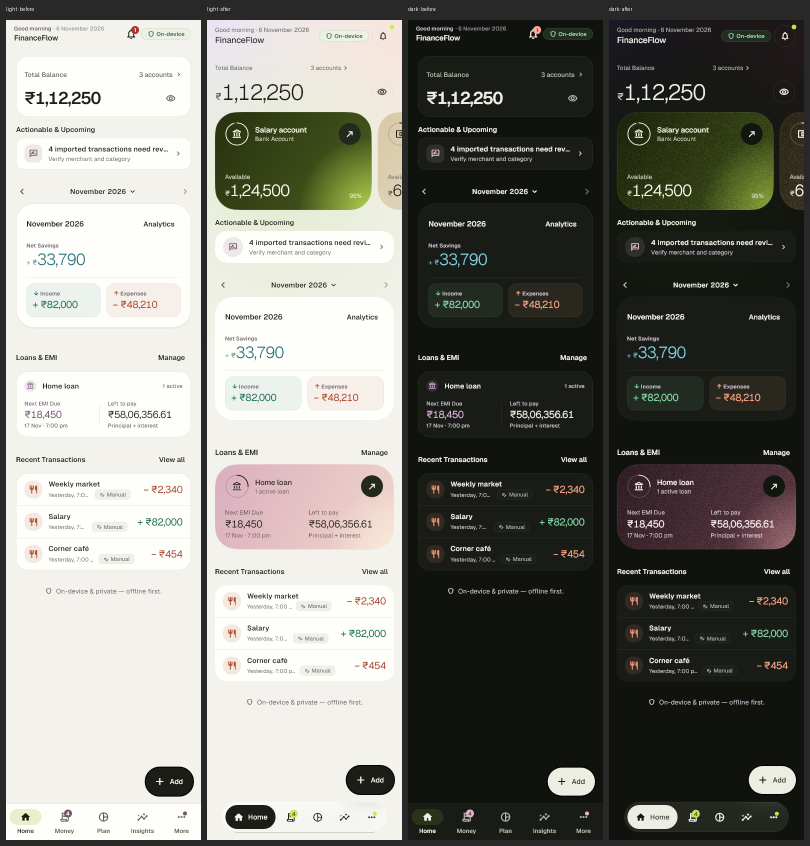
#> input picture docs/design-system/screenshots/ds-b4/home.png, 1620 x 1692 px, found by its file name (shown at 1/2 size)
$ python compose_b13.py
#> lines starting #> are read from the running program, lines starting #| are printed output that depends on the picture
"""Compose before/after screenshot comparisons for DS-B13 (Home Screen Header Redesign in Stillwater Bloom)."""
import os
from PIL import Image, ImageDraw

def main():
    repo = os.getcwd()
    goldens = os.path.join(repo, "tool", "screenshots", "goldens")
    out_dir = os.path.join(repo, "docs", "design-system", "screenshots", "ds-b13")
    os.makedirs(out_dir, exist_ok=True)

    b4_sheet = Image.open(os.path.join(repo, "docs", "design-system", "screenshots", "ds-b4", "home.png"))
#> b4_sheet is the input picture: PIL image 1620x1692 RGB; mean R, G, B 126, 125.8, 119.3
    w, h = 390, 1640
    pad, head = 12, 28

    # In ds-b4/home.png: tile 1 was light, tile 3 was dark
    x_b4_light = pad + 1 * (w + pad)
    x_b4_dark = pad + 3 * (w + pad)
    y_content = pad + head

    before_light = b4_sheet.crop((x_b4_light, y_content, x_b4_light + w, y_content + h))
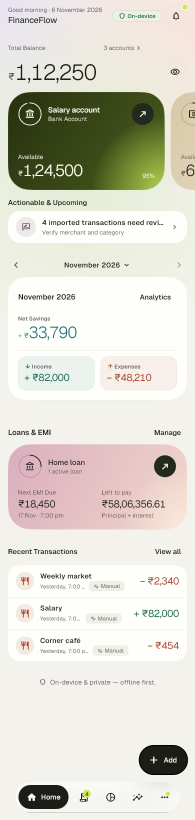
#> before_light: PIL image 390x1640 RGB (shown at 1/2 size); mean R, G, B 219.1, 216.6, 206.4
    before_dark = b4_sheet.crop((x_b4_dark, y_content, x_b4_dark + w, y_content + h))
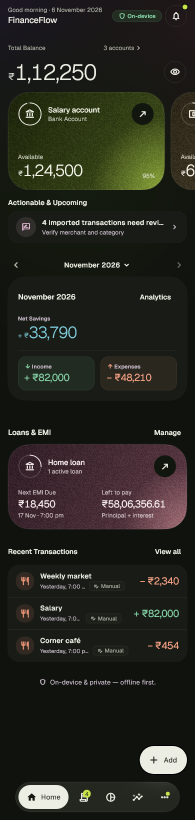
#> before_dark: PIL image 390x1640 RGB (shown at 1/2 size); mean R, G, B 39.7, 40, 32.6

#> (the run stopped early here; a loop or call above may not have finished)
